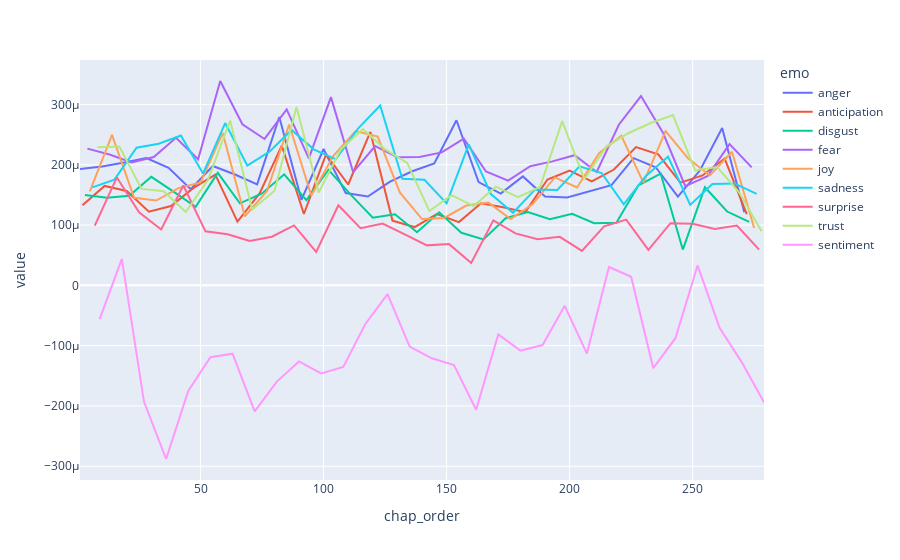

Notebook code cell kept with this figure:
### Code cell
px.line(dany_thin, x='chap_order', y='value', color='emo', hover_name = 'book_id')

### Figure 1 — Plotly figure (JSON) as saved in the notebook; plotly's stock layout.template omitted (floating-point values rounded to 4 significant figures)
{"data": [{"hovertemplate": "<b>%{hovertext}</b><br><br>emo=anger<br>chap_order=%{x}<br>value=%{y}<extra></extra>", "hovertext": [1, 1, 1, 1, 1, 1, 1, 1, 1, 1, 2, 2, 2, 2, 2, 3, 3, 3, 3, 3, 3, 5, 5, 5, 5, 5, 5, 5, 5, 5, 5], "legendgroup": "anger", "line": {"color": "#636efa", "dash": "solid"}, "marker": {"symbol": "circle"}, "mode": "lines", "name": "anger", "orientation": "v", "showlegend": true, "type": "scatter", "x": [1, 10, 19, 28, 37, 46, 55, 64, 73, 82, 91, 100, 109, 118, 127, 136, 145, 154, 163, 172, 181, 190, 199, 208, 217, 226, 235, 244, 253, 262, 271], "xaxis": "x", "y": [0.0001931, 0.000197, 0.0002039, 0.0002113, 0.000195, 0.0001596, 0.000198, 0.0001839, 0.0001676, 0.0002792, 0.0001419, 0.0002261, 0.000153, 0.0001474, 0.0001719, 0.0001892, 0.0002021, 0.0002738, 0.0001712, 0.0001522, 0.0001807, 0.0001472, 0.0001459, 0.0001555, 0.0001661, 0.0002111, 0.0001959, 0.0001473, 0.0001908, 0.0002609, 0.0001213], "yaxis": "y"}, {"hovertemplate": "<b>%{hovertext}</b><br><br>emo=anticipation<br>chap_order=%{x}<br>value=%{y}<extra></extra>", "hovertext": [1, 1, 1, 1, 1, 1, 1, 1, 1, 1, 2, 2, 2, 2, 2, 3, 3, 3, 3, 3, 3, 5, 5, 5, 5, 5, 5, 5, 5, 5, 5], "legendgroup": "anticipation", "line": {"color": "#EF553B", "dash": "solid"}, "marker": {"symbol": "circle"}, "mode": "lines", "name": "anticipation", "orientation": "v", "showlegend": true, "type": "scatter", "x": [2, 11, 20, 29, 38, 47, 56, 65, 74, 83, 92, 101, 110, 119, 128, 137, 146, 155, 164, 173, 182, 191, 200, 209, 218, 227, 236, 245, 254, 263, 272], "xaxis": "x", "y": [0.0001328, 0.0001649, 0.0001565, 0.0001222, 0.0001315, 0.0001613, 0.0001838, 0.0001057, 0.0001524, 0.0002318, 0.0001183, 0.0002171, 0.0001673, 0.0002545, 0.0001074, 9.671e-05, 0.0001181, 0.0001049, 0.000136, 0.0001297, 0.0001214, 0.0001755, 0.0001904, 0.0001724, 0.0001921, 0.0002294, 0.0002174, 0.0001703, 0.0001823, 0.0002103, 0.0001182], "yaxis": "y"}, {"hovertemplate": "<b>%{hovertext}</b><br><br>emo=disgust<br>chap_order=%{x}<br>value=%{y}<extra></extra>", "hovertext": [1, 1, 1, 1, 1, 1, 1, 1, 1, 1, 2, 2, 2, 2, 2, 3, 3, 3, 3, 3, 3, 5, 5, 5, 5, 5, 5, 5, 5, 5, 5], "legendgroup": "disgust", "line": {"color": "#00cc96", "dash": "solid"}, "marker": {"symbol": "circle"}, "mode": "lines", "name": "disgust", "orientation": "v", "showlegend": true, "type": "scatter", "x": [3, 12, 21, 30, 39, 48, 57, 66, 75, 84, 93, 102, 111, 120, 129, 138, 147, 156, 165, 174, 183, 192, 201, 210, 219, 228, 237, 246, 255, 264, 273], "xaxis": "x", "y": [0.0001498, 0.0001452, 0.0001486, 0.0001801, 0.0001555, 0.0001304, 0.0001866, 0.0001361, 0.0001523, 0.0001842, 0.0001415, 0.0001917, 0.0001506, 0.0001122, 0.000118, 8.816e-05, 0.0001212, 8.714e-05, 7.626e-05, 0.0001114, 0.0001214, 0.0001096, 0.0001187, 0.000103, 0.0001037, 0.0001659, 0.0001854, 5.936e-05, 0.0001627, 0.0001224, 0.0001053], "yaxis": "y"}, {"hovertemplate": "<b>%{hovertext}</b><br><br>emo=fear<br>chap_order=%{x}<br>value=%{y}<extra></extra>", "hovertext": [1, 1, 1, 1, 1, 1, 1, 1, 1, 1, 2, 2, 2, 2, 2, 3, 3, 3, 3, 3, 3, 5, 5, 5, 5, 5, 5, 5, 5, 5, 5], "legendgroup": "fear", "line": {"color": "#ab63fa", "dash": "solid"}, "marker": {"symbol": "circle"}, "mode": "lines", "name": "fear", "orientation": "v", "showlegend": true, "type": "scatter", "x": [4, 13, 22, 31, 40, 49, 58, 67, 76, 85, 94, 103, 112, 121, 130, 139, 148, 157, 166, 175, 184, 193, 202, 211, 220, 229, 238, 247, 256, 265, 274], "xaxis": "x", "y": [0.0002268, 0.0002169, 0.0002038, 0.0002128, 0.0002448, 0.0002092, 0.000339, 0.0002672, 0.0002428, 0.0002919, 0.0002107, 0.0003122, 0.0001879, 0.0002312, 0.0002124, 0.0002128, 0.0002206, 0.0002434, 0.0001888, 0.0001738, 0.0001975, 0.0002056, 0.0002159, 0.0001881, 0.0002664, 0.0003139, 0.0002526, 0.0001646, 0.000181, 0.0002342, 0.0001957], "yaxis": "y"}, {"hovertemplate": "<b>%{hovertext}</b><br><br>emo=joy<br>chap_order=%{x}<br>value=%{y}<extra></extra>", "hovertext": [1, 1, 1, 1, 1, 1, 1, 1, 1, 1, 2, 2, 2, 2, 2, 3, 3, 3, 3, 3, 3, 5, 5, 5, 5, 5, 5, 5, 5, 5, 5], "legendgroup": "joy", "line": {"color": "#FFA15A", "dash": "solid"}, "marker": {"symbol": "circle"}, "mode": "lines", "name": "joy", "orientation": "v", "showlegend": true, "type": "scatter", "x": [5, 14, 23, 32, 41, 50, 59, 68, 77, 86, 95, 104, 113, 122, 131, 140, 149, 158, 167, 176, 185, 194, 203, 212, 221, 230, 239, 248, 257, 266, 275], "xaxis": "x", "y": [0.0001558, 0.0002495, 0.0001453, 0.0001407, 0.0001614, 0.0001708, 0.0002529, 0.0001147, 0.0001564, 0.0002669, 0.0001491, 0.000215, 0.0002559, 0.0002469, 0.0001542, 0.0001099, 0.0001119, 0.0001324, 0.0001372, 0.0001101, 0.0001349, 0.000179, 0.0001624, 0.0002191, 0.000248, 0.0001704, 0.0002559, 0.0002113, 0.0001822, 0.0002215, 9.53e-05], "yaxis": "y"}, {"hovertemplate": "<b>%{hovertext}</b><br><br>emo=sadness<br>chap_order=%{x}<br>value=%{y}<extra></extra>", "hovertext": [1, 1, 1, 1, 1, 1, 1, 1, 1, 1, 2, 2, 2, 2, 2, 3, 3, 3, 3, 3, 3, 5, 5, 5, 5, 5, 5, 5, 5, 5, 5], "legendgroup": "sadness", "line": {"color": "#19d3f3", "dash": "solid"}, "marker": {"symbol": "circle"}, "mode": "lines", "name": "sadness", "orientation": "v", "showlegend": true, "type": "scatter", "x": [6, 15, 24, 33, 42, 51, 60, 69, 78, 87, 96, 105, 114, 123, 132, 141, 150, 159, 168, 177, 186, 195, 204, 213, 222, 231, 240, 249, 258, 267, 276], "xaxis": "x", "y": [0.0001625, 0.0001754, 0.0002283, 0.0002348, 0.0002486, 0.0001854, 0.0002692, 0.0001987, 0.0002217, 0.0002578, 0.0002256, 0.000209, 0.0002601, 0.0002983, 0.0001767, 0.000175, 0.0001361, 0.0002338, 0.0001514, 0.0001204, 0.0001591, 0.0001581, 0.0001974, 0.0001864, 0.0001343, 0.0001815, 0.0002137, 0.0001335, 0.0001681, 0.0001691, 0.0001517], "yaxis": "y"}, {"hovertemplate": "<b>%{hovertext}</b><br><br>emo=surprise<br>chap_order=%{x}<br>value=%{y}<extra></extra>", "hovertext": [1, 1, 1, 1, 1, 1, 1, 1, 1, 1, 2, 2, 2, 2, 2, 3, 3, 3, 3, 3, 3, 5, 5, 5, 5, 5, 5, 5, 5, 5, 5], "legendgroup": "surprise", "line": {"color": "#FF6692", "dash": "solid"}, "marker": {"symbol": "circle"}, "mode": "lines", "name": "surprise", "orientation": "v", "showlegend": true, "type": "scatter", "x": [7, 16, 25, 34, 43, 52, 61, 70, 79, 88, 97, 106, 115, 124, 133, 142, 151, 160, 169, 178, 187, 196, 205, 214, 223, 232, 241, 250, 259, 268, 277], "xaxis": "x", "y": [9.913e-05, 0.000179, 0.0001213, 9.267e-05, 0.0001656, 8.96e-05, 8.479e-05, 7.364e-05, 8.067e-05, 9.942e-05, 5.557e-05, 0.0001328, 9.489e-05, 0.0001026, 8.458e-05, 6.633e-05, 6.841e-05, 3.721e-05, 0.000108, 8.628e-05, 7.669e-05, 8.042e-05, 5.719e-05, 9.784e-05, 0.0001091, 5.899e-05, 0.0001031, 0.0001023, 9.335e-05, 9.925e-05, 5.924e-05], "yaxis": "y"}, {"hovertemplate": "<b>%{hovertext}</b><br><br>emo=trust<br>chap_order=%{x}<br>value=%{y}<extra></extra>", "hovertext": [1, 1, 1, 1, 1, 1, 1, 1, 1, 1, 2, 2, 2, 2, 2, 3, 3, 3, 3, 3, 3, 5, 5, 5, 5, 5, 5, 5, 5, 5, 5], "legendgroup": "trust", "line": {"color": "#B6E880", "dash": "solid"}, "marker": {"symbol": "circle"}, "mode": "lines", "name": "trust", "orientation": "v", "showlegend": true, "type": "scatter", "x": [8, 17, 26, 35, 44, 53, 62, 71, 80, 89, 98, 107, 116, 125, 134, 143, 152, 161, 170, 179, 188, 197, 206, 215, 224, 233, 242, 251, 260, 269, 278], "xaxis": "x", "y": [0.0002293, 0.0002301, 0.00016, 0.0001562, 0.0001216, 0.000175, 0.0002735, 0.000126, 0.0001566, 0.0002959, 0.0001538, 0.0002258, 0.0002594, 0.0002254, 0.0002032, 0.0001232, 0.0001497, 0.0001315, 0.0001637, 0.0001465, 0.0001635, 0.0002723, 0.000176, 0.0002307, 0.0002527, 0.0002693, 0.0002824, 0.0001906, 0.0001963, 0.0001536, 8.977e-05], "yaxis": "y"}, {"hovertemplate": "<b>%{hovertext}</b><br><br>emo=sentiment<br>chap_order=%{x}<br>value=%{y}<extra></extra>", "hovertext": [1, 1, 1, 1, 1, 1, 1, 1, 1, 1, 2, 2, 2, 2, 2, 3, 3, 3, 3, 3, 3, 5, 5, 5, 5, 5, 5, 5, 5, 5, 5], "legendgroup": "sentiment", "line": {"color": "#FF97FF", "dash": "solid"}, "marker": {"symbol": "circle"}, "mode": "lines", "name": "sentiment", "orientation": "v", "showlegend": true, "type": "scatter", "x": [9, 18, 27, 36, 45, 54, 63, 72, 81, 90, 99, 108, 117, 126, 135, 144, 153, 162, 171, 180, 189, 198, 207, 216, 225, 234, 243, 252, 261, 270, 279], "xaxis": "x", "y": [-5.594e-05, 4.407e-05, -0.0001928, -0.000288, -0.0001749, -0.0001193, -0.0001134, -0.0002089, -0.0001596, -0.0001261, -0.0001461, -0.0001352, -6.392e-05, -1.455e-05, -0.0001014, -0.0001209, -0.0001321, -0.0002062, -8.146e-05, -0.0001083, -9.904e-05, -3.391e-05, -0.000113, 3.047e-05, 1.417e-05, -0.0001373, -8.758e-05, 3.303e-05, -7.073e-05, -0.0001277, -0.0001941], "yaxis": "y"}], "layout": {"autosize": true, "legend": {"title": {"text": "emo"}, "tracegroupgap": 0}, "margin": {"t": 60}, "xaxis": {"anchor": "y", "autorange": true, "domain": [0, 1], "range": [1, 279], "title": {"text": "chap_order"}, "type": "linear"}, "yaxis": {"anchor": "x", "autorange": true, "domain": [0, 1], "range": [-0.0003228, 0.0003738], "title": {"text": "value"}, "type": "linear"}}}
